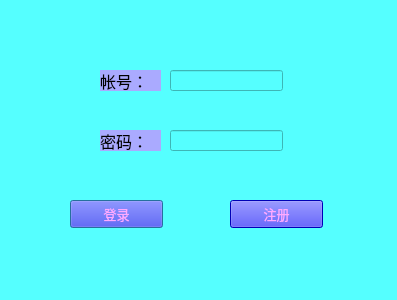
<?xml version="1.0" encoding="UTF-8"?>
<ui version="4.0">
 <class>LoginDialog</class>
 <widget class="QDialog" name="LoginDialog">
  <property name="geometry">
   <rect>
    <x>0</x>
    <y>0</y>
    <width>397</width>
    <height>300</height>
   </rect>
  </property>
  <property name="font">
   <font>
    <family>微软雅黑</family>
    <pointsize>12</pointsize>
   </font>
  </property>
  <property name="windowTitle">
   <string>登录界面</string>
  </property>
  <property name="styleSheet">
   <string notr="true">background-color: rgb(85, 255, 255);</string>
  </property>
  <widget class="QLabel" name="label">
   <property name="geometry">
    <rect>
     <x>100</x>
     <y>70</y>
     <width>61</width>
     <height>21</height>
    </rect>
   </property>
   <property name="font">
    <font>
     <family>微软雅黑</family>
     <pointsize>12</pointsize>
    </font>
   </property>
   <property name="styleSheet">
    <string notr="true">background-color: rgb(170, 170, 255);</string>
   </property>
   <property name="text">
    <string>帐号：</string>
   </property>
  </widget>
  <widget class="QLineEdit" name="usernamelineEdit">
   <property name="geometry">
    <rect>
     <x>170</x>
     <y>70</y>
     <width>113</width>
     <height>21</height>
    </rect>
   </property>
  </widget>
  <widget class="QLabel" name="label_2">
   <property name="geometry">
    <rect>
     <x>100</x>
     <y>130</y>
     <width>61</width>
     <height>21</height>
    </rect>
   </property>
   <property name="font">
    <font>
     <family>微软雅黑</family>
     <pointsize>12</pointsize>
    </font>
   </property>
   <property name="styleSheet">
    <string notr="true">background-color: rgb(170, 170, 255);</string>
   </property>
   <property name="text">
    <string>密码：</string>
   </property>
  </widget>
  <widget class="QLineEdit" name="passwordlineEdit">
   <property name="geometry">
    <rect>
     <x>170</x>
     <y>130</y>
     <width>113</width>
     <height>21</height>
    </rect>
   </property>
  </widget>
  <widget class="QPushButton" name="loginpushButton">
   <property name="geometry">
    <rect>
     <x>70</x>
     <y>200</y>
     <width>93</width>
     <height>28</height>
    </rect>
   </property>
   <property name="font">
    <font>
     <family>微软雅黑</family>
     <pointsize>10</pointsize>
    </font>
   </property>
   <property name="styleSheet">
    <string notr="true">background-color: rgb(0, 0, 255);
color: rgb(255, 170, 255);</string>
   </property>
   <property name="text">
    <string>登录</string>
   </property>
  </widget>
  <widget class="QPushButton" name="registerpushButton">
   <property name="geometry">
    <rect>
     <x>230</x>
     <y>200</y>
     <width>93</width>
     <height>28</height>
    </rect>
   </property>
   <property name="font">
    <font>
     <family>微软雅黑</family>
     <pointsize>10</pointsize>
    </font>
   </property>
   <property name="styleSheet">
    <string notr="true">background-color: rgb(0, 0, 255);
color: rgb(255, 170, 255);</string>
   </property>
   <property name="text">
    <string>注册</string>
   </property>
  </widget>
 </widget>
 <resources/>
 <connections/>
</ui>
